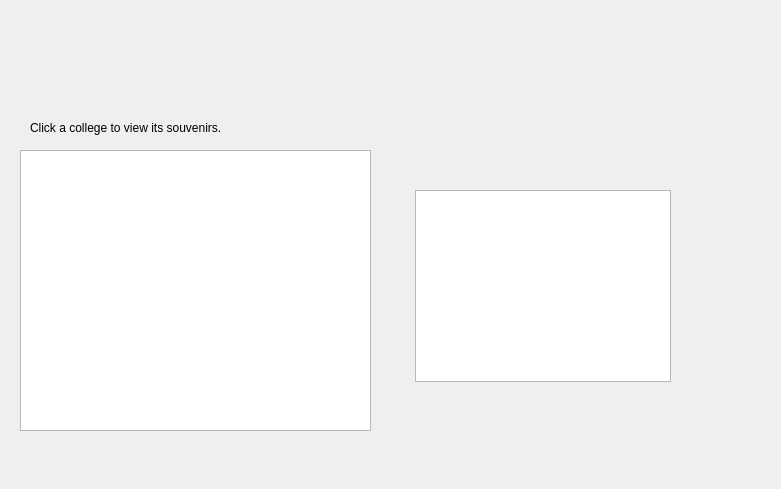
<?xml version="1.0" encoding="UTF-8"?>
<ui version="4.0">
 <class>showcollegeswindow</class>
 <widget class="QDialog" name="showcollegeswindow">
  <property name="geometry">
   <rect>
    <x>0</x>
    <y>0</y>
    <width>781</width>
    <height>489</height>
   </rect>
  </property>
  <property name="windowTitle">
   <string>Dialog</string>
  </property>
  <widget class="QLabel" name="label">
   <property name="geometry">
    <rect>
     <x>30</x>
     <y>120</y>
     <width>381</width>
     <height>16</height>
    </rect>
   </property>
   <property name="text">
    <string>Click a college to view its souvenirs.</string>
   </property>
  </widget>
  <widget class="QListWidget" name="listWidget">
   <property name="geometry">
    <rect>
     <x>20</x>
     <y>150</y>
     <width>351</width>
     <height>281</height>
    </rect>
   </property>
  </widget>
  <widget class="QTableWidget" name="tableWidget">
   <property name="geometry">
    <rect>
     <x>415</x>
     <y>190</y>
     <width>256</width>
     <height>192</height>
    </rect>
   </property>
  </widget>
 </widget>
 <resources/>
 <connections/>
</ui>
